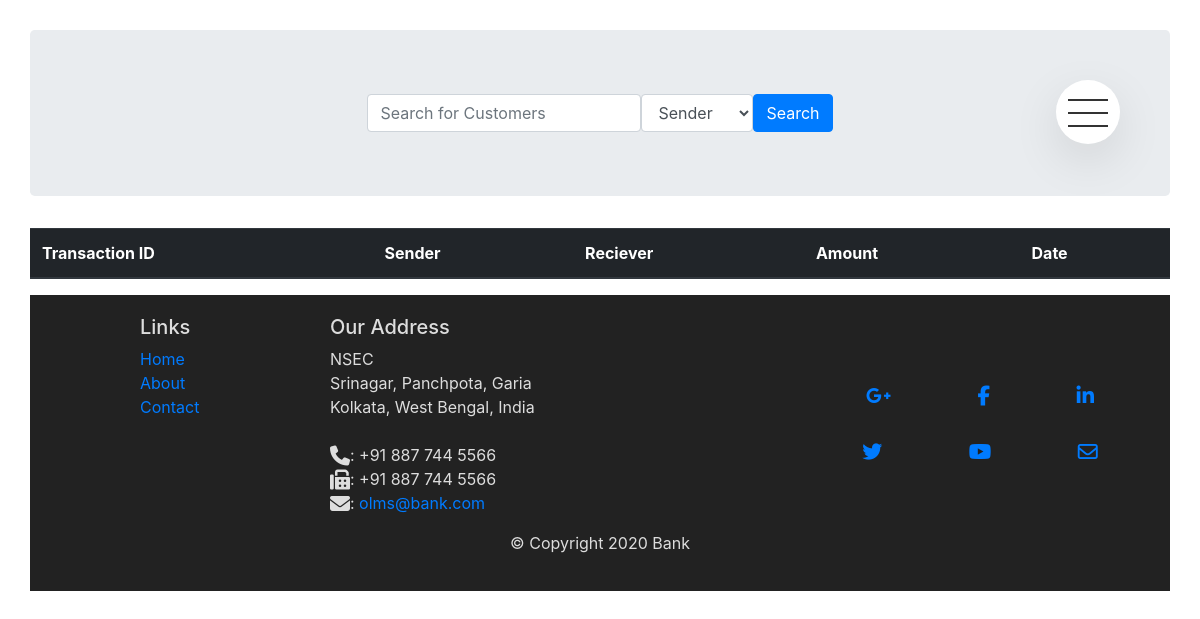
Before: /main/transactions.php with the older database file.
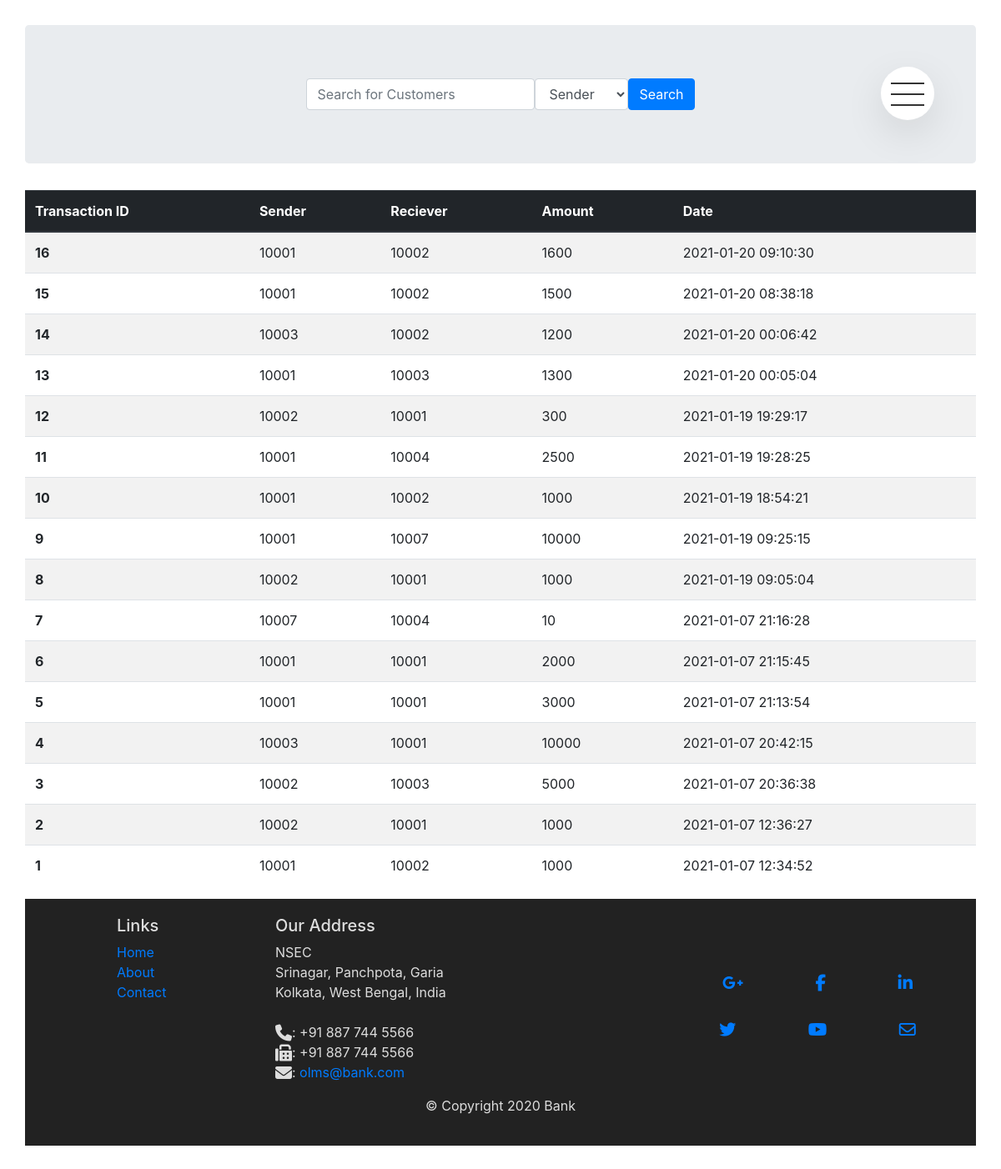
After: the same page with the newer database file.
### tables this page shows
CREATE TABLE `transactions` (
  `transaction_id` int(6) NOT NULL,
  `sender` int(5) NOT NULL,
  `reciever` int(5) NOT NULL,
  `amount` float NOT NULL,
  `date` datetime NOT NULL
);

### main/transactions.php (the view, shortened to what this page needs)
<?php
  require_once "util.php";
?>
<!DOCTYPE html>
<html>
<head>
	<?php require_once "head.php"; ?>
    <?php require_once "nav.php"; ?>
</head>
<body>
  <div class="jumbotron">
        <form method="post" class="form-inline d-flex justify-content-center md-form form-sm mt-0">
                  <input type="text" name="search" placeholder="Search for Customers" class="form-control" >
                  <select  id = "se"name="se" value = "se" class="form-control">
                    <option value="sender"> Sender</option>
                  </select>
                  <input type="submit" class="btn btn-primary" value="Search" name="submit"></i>
        </form>
  </div>
  <?php
    $sql = "SELECT * FROM transactions ORDER BY transaction_id DESC";
    $stmt = $pdo->query($sql);
        echo('<table class="table table-striped">
                <thead class="thead-dark">
                    <tr>
                    <th scope="col">Transaction ID</th>
                        <th scope="col">Sender</th>
                        <th scope="col">Reciever</th>
                        <th scope="col">Amount</th>
                        <th scope="col">Date</th>
                    </tr>
                </thead><tbody>');
    while($row = $stmt->fetch(PDO::FETCH_ASSOC)) {
        echo('<tr>
                <th scope="row">');
                echo(htmlentities($row['transaction_id']));
        echo('</th><td>');
        echo($row['sender']);
        echo('</td><td>');
        echo(htmlentities($row['reciever']));
        echo('</td><td>');
        echo(htmlentities($row['amount']));
        echo('</td><td>');
        echo(htmlentities($row['date']));
                echo('</td></tr>');
    }
    echo('</tbody><table>');
  ?>
    <?php require_once "footer.php";?>
</body>
</html>

### main/head.php (shortened to what this page needs)
<link rel="stylesheet" href="css/style.css">
<link rel="stylesheet" href="https://maxcdn.bootstrapcdn.com/bootstrap/4.0.0/css/bootstrap.min.css">
<link rel="stylesheet" href="https://cdnjs.cloudflare.com/ajax/libs/bootstrap-social/4.0.2/bootstrap-social.min.css" />

### main/nav.php (shortened to what this page needs)
<div class="navigation">
    <label for="navi-toggle" class="navigation__button">
        <span class="navigation__icon">&nbsp;</span>
    </label>
</div>

### main/footer.php
<footer class="footer" id="footer">
        <div class="container">
            <div class="row">
                <div class="col-4 offset-1 col-sm-2">
                    <h5>Links</h5>
                    <ul class="list-unstyled">
                        <li><a href="#">Home</a></li>
                        <li><a href="./aboutus.html">About</a></li>
                        <li><a href="./contactus.html">Contact</a></li>
                    </ul>
                </div>
                <div class="col-7 col-sm-5">
                    <h5>Our Address</h5>
                    <address>
                        NSEC<br>
                        Srinagar, Panchpota, Garia<br>
                        Kolkata, West Bengal, India<br><br>
                  <i class="fa fa-phone fa-lg"></i>: +91 887 744 5566<br>
                  <i class="fa fa-fax fa-lg"></i>: +91 887 744 5566<br>
                  <i class="fa fa-envelope fa-lg"></i>: <a href="mailto:olms@bank.com">olms@bank.com</a>
               </address>
                </div>
                <div class="col-12 col-sm-4 align-self-center">
                    <div class="text-center">
                        <a class="btn btn-social-icon btn-google" href="http://google.com/+"><i class="fa fa-google-plus fa-lg"></i></a>
                        <a class="btn btn-social-icon btn-facebook" href="http://www.facebook.com/profile.php?id="><i class="fa fa-facebook fa-lg"></i></a>
                        <a class="btn btn-social-icon btn-linkedin" href="http://www.linkedin.com/in/"><i class="fa fa-linkedin fa-lg"></i></a>
                        <a class="btn btn-social-icon btn-twitter" href="http://twitter.com/"><i class="fa fa-twitter fa-lg"></i></a>
                        <a class="btn btn-social-icon btn-google" href="http://youtube.com/"><i class="fa fa-youtube fa-lg"></i></a>
                        <a class="btn btn-social-icon" href="mailto:"><i class="fa fa-envelope-o fa-lg"></i></a>
                    </div>
                </div>
           </div>
           <div class="row justify-content-center">
                <div class="col-auto">
                    <p>© Copyright 2020 Bank </p>
                </div>
           </div>
        </div>
    </footer>

### main/css/style.css (style rules this page uses)
* { margin: 0; padding: 0; box-sizing: border-box; }
body { font-family: "Lato", sans-serif; font-weight: 400; font-size: 16px; line-height: 1.7; color: #777; padding: 30px; }
.btn:link, .btn:visited { text-transform: uppercase; text-decoration: none; padding: 15px 40px; display: inline-block; border-radius: 100px; transition: all .2s; position: relative; }
.btn::after { content: ""; display: inline-block; height: 100%; width: 100%; border-radius: 100px; position: absolute; top: 0; left: 0; z-index: -1; transition: all, .4s; }
.navigation__button { background-color: #fff; height: 4rem; width: 4rem; position: fixed; top: 5rem; right: 5rem; border-radius: 50%; z-index: 2000; box-shadow: 0 1rem 3rem rgba(0, 0, 0, 0.1); text-align: center; cursor: pointer; }
.navigation__icon { position: relative; margin-top: 2rem; }
.navigation__icon, .navigation__icon::before, .navigation__icon::after { width: 2.5rem; height: 2px; background-color: #333; display: inline-block; }
.navigation__icon::before, .navigation__icon::after { content: ""; position: absolute; left: 0; transition: all .2s; }
.navigation__icon::before { top: -.8rem; }
.navigation__icon::after { top: .8rem; }
.footer { background-color: #222222; margin: 0px auto; padding: 20px 0px; color: #ddd; }

Changed rows visible on the page:
added transactions: transaction_id "16", sender "10001", reciever "10002", amount "1600", date "2021-01-20 09:10:30"
added transactions: transaction_id "15", sender "10001", reciever "10002", amount "1500", date "2021-01-20 08:38:18"
added transactions: transaction_id "14", sender "10003", reciever "10002", amount "1200", date "2021-01-20 00:06:42"
added transactions: transaction_id "13", sender "10001", reciever "10003", amount "1300", date "2021-01-20 00:05:04"
added transactions: transaction_id "12", sender "10002", reciever "10001", amount "300", date "2021-01-19 19:29:17"
added transactions: transaction_id "11", sender "10001", reciever "10004", amount "2500", date "2021-01-19 19:28:25"
added transactions: transaction_id "10", sender "10001", reciever "10002", amount "1000", date "2021-01-19 18:54:21"
added transactions: transaction_id "9", sender "10001", reciever "10007", amount "10000", date "2021-01-19 09:25:15"
added transactions: transaction_id "8", sender "10002", reciever "10001", amount "1000", date "2021-01-19 09:05:04"
added transactions: transaction_id "7", sender "10007", reciever "10004", amount "10", date "2021-01-07 21:16:28"
added transactions: transaction_id "6", sender "10001", reciever "10001", amount "2000", date "2021-01-07 21:15:45"
added transactions: transaction_id "5", sender "10001", reciever "10001", amount "3000", date "2021-01-07 21:13:54"
added transactions: transaction_id "4", sender "10003", reciever "10001", amount "10000", date "2021-01-07 20:42:15"
added transactions: transaction_id "3", sender "10002", reciever "10003", amount "5000", date "2021-01-07 20:36:38"
added transactions: transaction_id "2", sender "10002", reciever "10001", amount "1000", date "2021-01-07 12:36:27"
added transactions: transaction_id "1", sender "10001", reciever "10002", amount "1000", date "2021-01-07 12:34:52"
